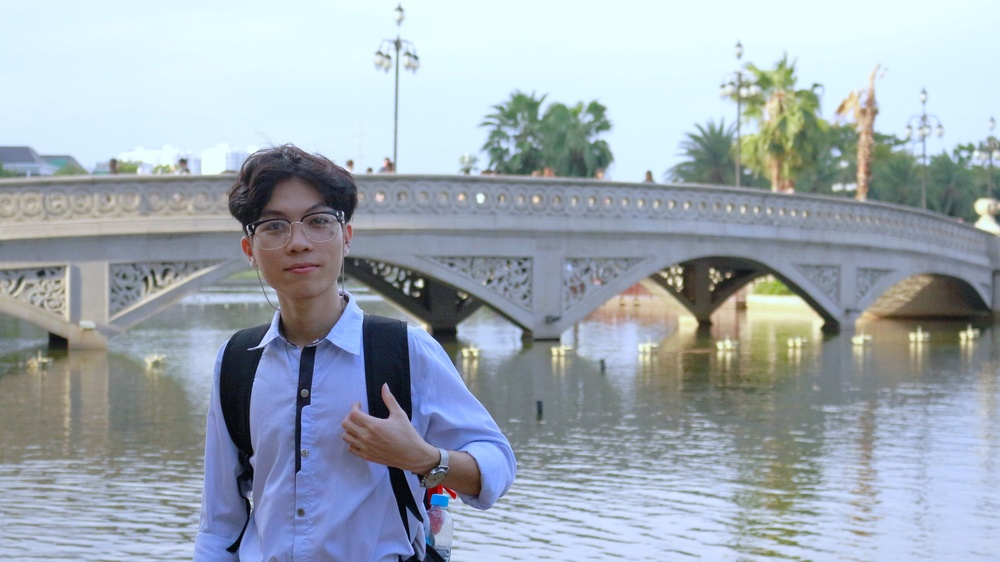
#> input picture ngoctien.JPG, 1000 x 562 px, shrunk from 2592 x 1456 before the run
$ jupyter execute 20127641.ipynb
#> lines starting #> are read from the running program, lines starting #| are printed output that depends on the picture
#> the answer given: ngoctien.JPG
# <h1 align="center">**Project 1 - Color Compression** </h1>

<h3 align="center"> Đặng Ngọc Tiến - 20127641</h3>

### Import library

[cell 1]
## Import library
import matplotlib.pyplot as plt
import numpy as np
from PIL import Image

### K-mean

[cell 2]
def kmeans(img_1d, k_clusters, max_iter, init_centroids='random'):
    # Init in_pixels
    if init_centroids == 'in_pixels':
        centroids = img_1d[np.random.choice(img_1d.shape[0] , size = k_clusters , replace = False)]
    # Init random
    elif init_centroids == 'random':
        centroids = np.random.randint(0,255,size=(k_clusters,img_1d.shape[1]))
    else:
        raise ValueError('init_centroids must be "random" or "in_pixels"')

    for i in range(max_iter):
        # distance between each pixel and centroids
        distance = np.linalg.norm(img_1d - centroids[: , np.newaxis] , axis = 2)
        # Find the label of each pixel
        labels = np.argmin(distance , axis = 0)
        # Update centroids
        means = []
        for j in range(k_clusters):
            means.append(img_1d[labels == j].mean(axis = 0))
        means = np.array(means)
        for i in range(k_clusters):
          if len(means[i]) != 0:
            centroids[i] = means[i]

    return centroids, labels

### Image processing

[cell 3]
## Read file and display
def readImg(name_img):
#> called with name_img = 'ngoctien.JPG'
    raw_img = Image.open(name_img)
#> raw_img is the input picture: PIL image 1000x562 RGB; mean R, G, B 159.3, 170, 179.6
    plt.imshow(raw_img)
    return raw_img


def reshape_img(raw_img):
    img = np.array(raw_img)
    img_height, img_width = img.shape[0], img.shape[1]
    img = img.reshape( img_height*img_width, img.shape[2])
    return img, img_height, img_width

### Test program with `k = {3, 5, 7}`.

[cell 4]
def showInImg(raw_img):
    output_img = []
    output_img.append(raw_img)

    for k_cluster in [3,5,7]:
        ## Init in pixels test
        test_img, img_height, img_width = reshape_img(raw_img)
        centroids, labels = kmeans(test_img,k_cluster, 10,'in_pixels')

        ## reassign label to the picture
        for k in range(centroids.shape[0]):
            test_img[labels == k] = centroids[k]

        test_img = test_img.astype("uint8")
        test_img = test_img.reshape(img_height, img_width , 3)
        output_img.append(test_img.copy())
#> this loop made 3 passes
#> centroids on pass 1: [[148, 156, 174], [160, 172, 181], [155, 161, 166]]
#> pass 1, in showInImg, `test_img = test_img.reshape(img_height, img_width , 3)`:
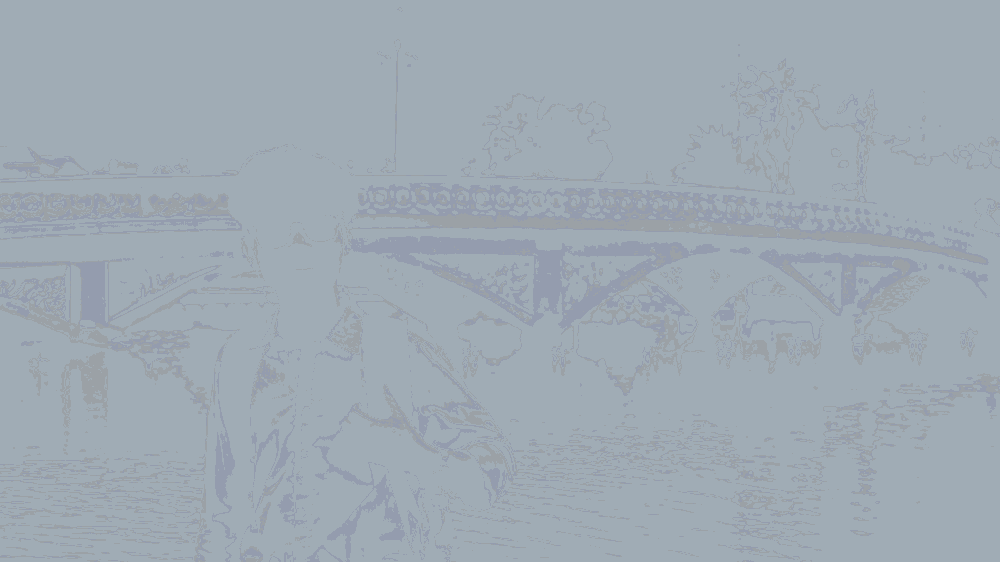
#> test_img: shape (562, 1000, 3); mean of channels 0, 1, 2 158.6, 169.8, 179.2; drawn as R, G, B
#> after the loop, output_img = 4 items

    plot_iter = 1
    demo, axis = plt.subplots(1, 3, figsize = (12, 8))

    for i,k in [(0,3),(1,5),(2,7)]:
        axis[i].set_title(f'Pixels random in img | K = {k}')
        axis[i].imshow(output_img[plot_iter])
        plot_iter += 1
#> after the loop, plot_iter = 4
    plt.tight_layout();

[cell 5]
def showRandom(raw_img):
    output_img = []
    output_img.append(raw_img)

    for k_cluster in [3,5,7]:
        ## Init in pixels test
        test_img, img_height, img_width = reshape_img(raw_img)
        centroids, labels = kmeans(test_img,k_cluster, 10,'random')

        ## reassign label to the picture
        for k in range(centroids.shape[0]):
            test_img[labels == k] = centroids[k]

        test_img = test_img.astype("uint8")
        test_img = test_img.reshape(img_height, img_width , 3)
        output_img.append(test_img.copy())
#> this loop made 3 passes
#> centroids on pass 1: [[212, 231, 244], [69, 70, 68], [137, 143, 153]]
#> pass 1, in showRandom, `test_img = test_img.reshape(img_height, img_width , 3)`:
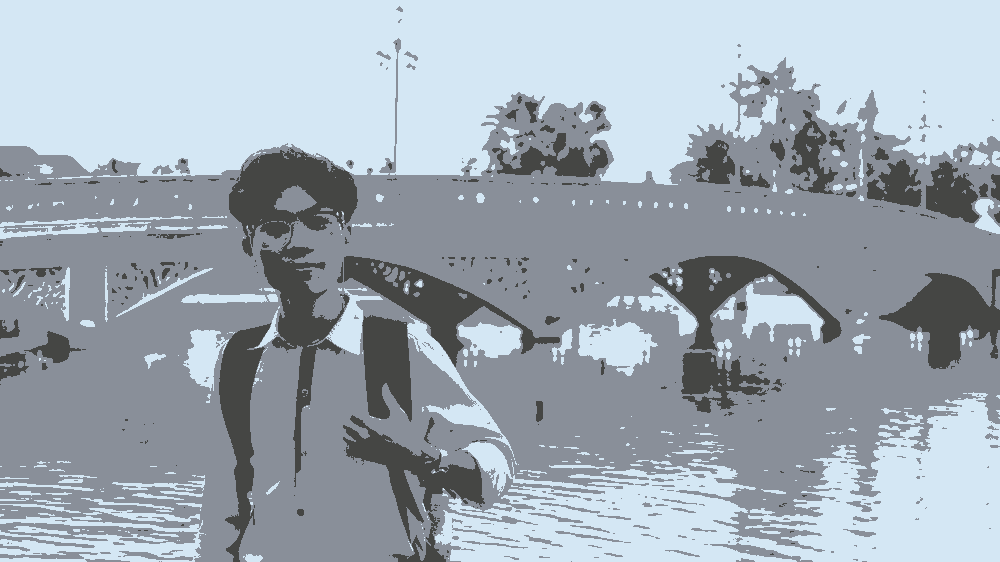
#> test_img: shape (562, 1000, 3); mean of channels 0, 1, 2 158.8, 169.4, 179.2; drawn as R, G, B
#> pass 2, in showRandom, `test_img = test_img.reshape(img_height, img_width , 3)`:
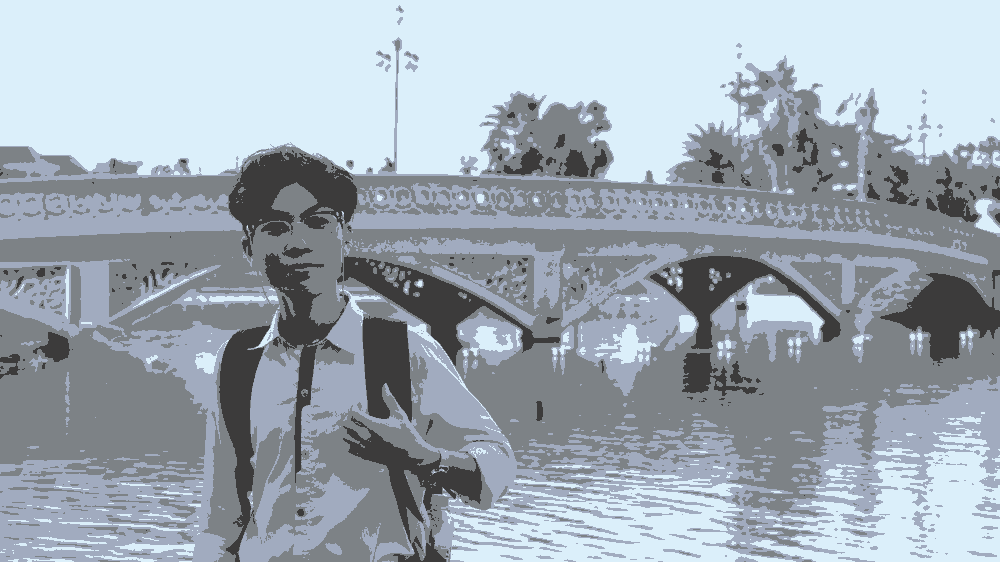
#> test_img: shape (562, 1000, 3); mean of channels 0, 1, 2 158.8, 169.3, 179.2; drawn as R, G, B
#> pass 3, in showRandom, `test_img = test_img.reshape(img_height, img_width , 3)`:
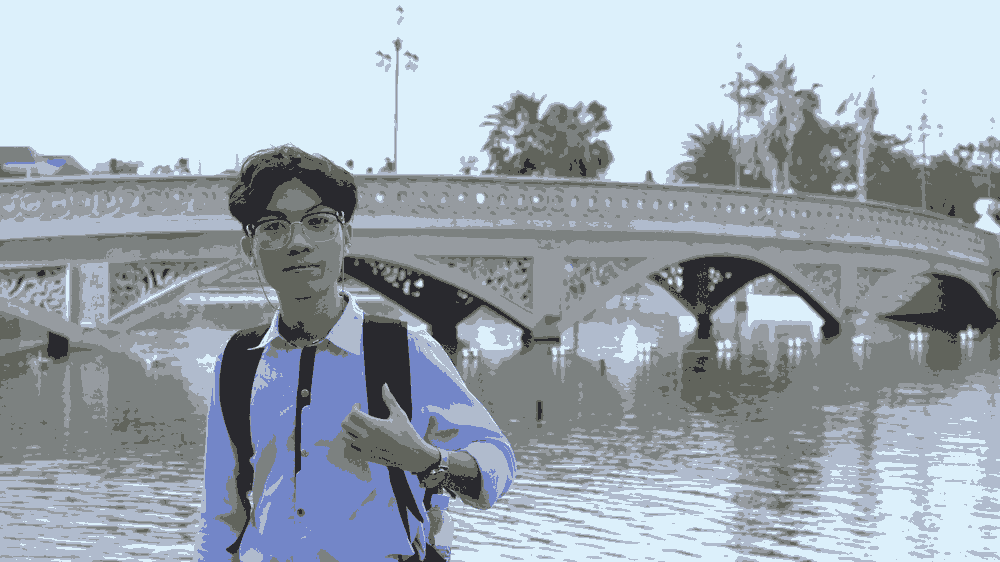
#> test_img: shape (562, 1000, 3); mean of channels 0, 1, 2 158.5, 169.4, 179.3; drawn as R, G, B
#> after the loop, output_img = 4 items

    plot_iter = 1
    demo, axis = plt.subplots(1, 3, figsize = (12, 8))

    for i,k in [(0,3),(1,5),(2,7)]:
        axis[i].set_title(f'Pixels random from [0,255] | K = {k}')
        axis[i].imshow(output_img[plot_iter])
        plot_iter += 1
#> after the loop, plot_iter = 4
    plt.tight_layout();

### Main Function

[cell 6]
def main():
    print("Enter image name: ")
    name_img = input()
    raw_img = readImg(name_img)

    showInImg(raw_img)
    showRandom(raw_img)

[cell 7]
main()
